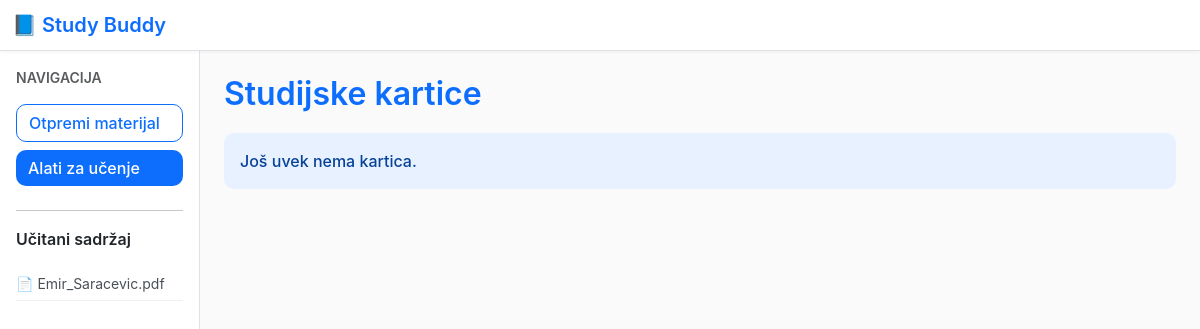
Page /flashcards/1 on the earlier database version.
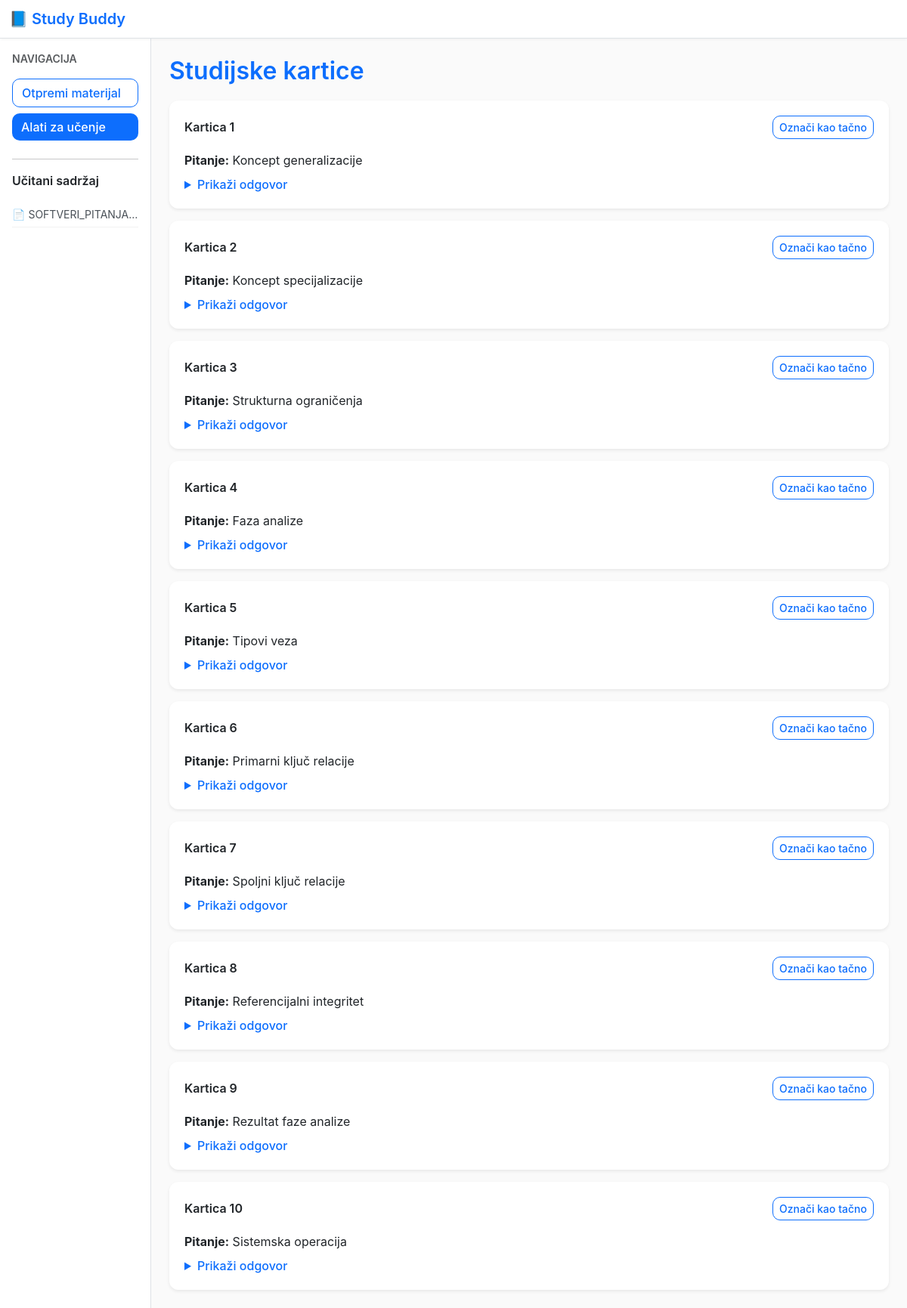
Same page on the later database version.
### models.py (models this page shows)
class Document(Base):
    __tablename__ = 'documents'
    id = Column(Integer, primary_key=True)
    filename = Column(String(255), nullable=False)
    size_kb = Column(Integer, default=0)
    content = Column(Text, nullable=False)
    created_at = Column(DateTime, default=datetime.utcnow)
    summaries = relationship('Summary', back_populates='document', cascade='all,delete')
    quizzes   = relationship('Quiz',     back_populates='document', cascade='all,delete')
    flashcards= relationship('Flashcard',back_populates='document', cascade='all,delete')

class Flashcard(Base):
    __tablename__ = 'flashcards'
    id = Column(Integer, primary_key=True)
    document_id = Column(Integer, ForeignKey('documents.id'), nullable=False)
    front = Column(Text, nullable=False)
    back  = Column(Text, nullable=False)
    known = Column(Boolean, default=False)
    created_at = Column(DateTime, default=datetime.utcnow)
    document = relationship('Document', back_populates='flashcards')

### app.py (the view)
@app.get('/flashcards/<int:doc_id>')
def flashcards_view(doc_id):
    s = Session()
    doc = s.get(Document, doc_id)
    if not doc:
        flash('Document not found.')
        return redirect(url_for('tools'))
    cards = s.query(Flashcard).filter_by(document_id=doc.id).order_by(Flashcard.id.asc()).all()
    return render_template('flashcards_view.html', doc=doc, cards=cards)

### app.py (called while the page is built)
@app.context_processor
def inject_docs():
    s = Session()
    docs = s.query(Document).order_by(Document.created_at.desc()).all()
    return {'sidebar_docs': docs}

### templates/flashcards_view.html (shortened to what this page needs)
{% extends 'base.html' %}
{% block content %}
<h2>Studijske kartice</h2>
{% if not cards %}
  <div class="alert alert-info">Još uvek nema kartica.</div>
{% endif %}
<div class="d-grid gap-3">
  {% for c in cards %}
  <div class="card shadow-sm">
    <div class="card-body">
      <div class="d-flex justify-content-between align-items-center">
        <div class="fw-semibold">Kartica {{ loop.index }}</div>
        <form method="post" action="{{ url_for('flashcards_mark', card_id=c.id) }}">
          <button class="btn btn-sm {% if c.known %}btn-success{% else %}btn-outline-primary{% endif %}">
            {% if c.known %}Tačno{% else %}Označi kao tačno{% endif %}
          </button>
        </form>
      </div>
      <p class="mt-3 mb-2"><strong>Pitanje:</strong> {{ c.front }}</p>
      <details>
        <summary class="text-primary">Prikaži odgovor</summary>
      </details>
    </div>
  </div>
  {% endfor %}
</div>
{% endblock %}

### templates/base.html (shortened to what this page needs)
<!doctype html>
<html lang="sr">
<head>
  <link href="https://cdn.jsdelivr.net/npm/bootstrap@5.3.3/dist/css/bootstrap.min.css" rel="stylesheet">
  <link href="{{ url_for('static', filename='style.css') }}" rel="stylesheet">
</head>
<body>
<nav class="navbar navbar-light bg-light border-bottom">
  <div class="container-fluid">
    <span class="navbar-brand mb-0 h1">📘 Study Buddy</span>
  </div>
</nav>
<div class="container-fluid">
  <div class="row">
    <aside class="col-12 col-md-3 col-lg-2 border-end p-3 bg-white">
      <div class="mb-3 fw-semibold small text-uppercase text-muted">Navigacija</div>
      <a class="btn btn-outline-primary w-100 mb-2" href="{{ url_for('upload') }}">Otpremi materijal</a>
      <a class="btn btn-primary w-100 mb-2" href="{{ url_for('tools') }}">Alati za učenje</a>
      <hr>
      <div class="fw-semibold mb-2">Učitani sadržaj</div>
      {% if sidebar_docs %}
        <ul class="list-unstyled small">
          {% for d in sidebar_docs %}
            <li class="text-truncate" title="{{ d.filename }}">📄 {{ d.filename }}</li>
          {% endfor %}
        </ul>
      {% else %}
        <div class="text-muted small">Još nema sadržaja</div>
      {% endif %}
    </aside>
    <main class="col-12 col-md-9 col-lg-10 p-4">
      {% block content %}{% endblock %}
    </main>
  </div>
</div>
</body>
</html>

### static/style.css (style rules this page uses)
body { background-color: #f8f9fa; font-family: 'Inter', 'Segoe UI', sans-serif; color: #212529; }
h2 { font-weight: 600; margin-bottom: 1.2rem; color: #0d6efd; }
.navbar { background-color: #ffffff !important; box-shadow: 0 1px 4px rgba(0, 0, 0, 0.05); }
.navbar-brand { font-weight: 600; color: #0d6efd !important; display: flex; align-items: center; gap: 6px; }
aside { background: #ffffff; min-height: 100vh; border-right: 1px solid #dee2e6; padding-top: 1.5rem !important; }
aside .btn { text-align: left; font-weight: 500; }
aside .btn-outline-primary { border-color: #0d6efd; color: #0d6efd; }
aside .btn-primary { background-color: #0d6efd; border: none; }
aside ul { margin-top: 1rem; }
aside li { padding: 6px 0; border-bottom: 1px solid #f1f1f1; color: #495057; }
main { background: #fafafa; min-height: 100vh; }
.card { border-radius: 12px; border: none; box-shadow: 0 3px 8px rgba(0, 0, 0, 0.05); transition: all 0.2s ease-in-out; }
.card-body { padding: 1.25rem; }
.btn { border-radius: 10px; font-weight: 500; }
.btn-primary, .btn-info, .btn-success, .btn-outline-secondary { background-color: #0d6efd; border-color: #0d6efd; color: #fff; }
.btn-outline-primary { border-color: #0d6efd; color: #0d6efd; }
details summary { cursor: pointer; color: #0d6efd; font-weight: 500; }

Differences in the rows shown:
removed Document: filename "Emir_Saracevic.pdf"
added Document: filename "SOFTVERI_PITANJA…"
added Flashcard: known "Označi kao tačno", front "Koncept generalizacije"
added Flashcard: known "Označi kao tačno", front "Koncept specijalizacije"
added Flashcard: known "Označi kao tačno", front "Strukturna ograničenja"
added Flashcard: known "Označi kao tačno", front "Faza analize"
added Flashcard: known "Označi kao tačno", front "Tipovi veza"
added Flashcard: known "Označi kao tačno", front "Primarni ključ relacije"
added Flashcard: known "Označi kao tačno", front "Spoljni ključ relacije"
added Flashcard: known "Označi kao tačno", front "Referencijalni integritet"
added Flashcard: known "Označi kao tačno", front "Rezultat faze analize"
added Flashcard: known "Označi kao tačno", front "Sistemska operacija"
Other differences:
text no longer shown: "Još uvek nema kartica."
